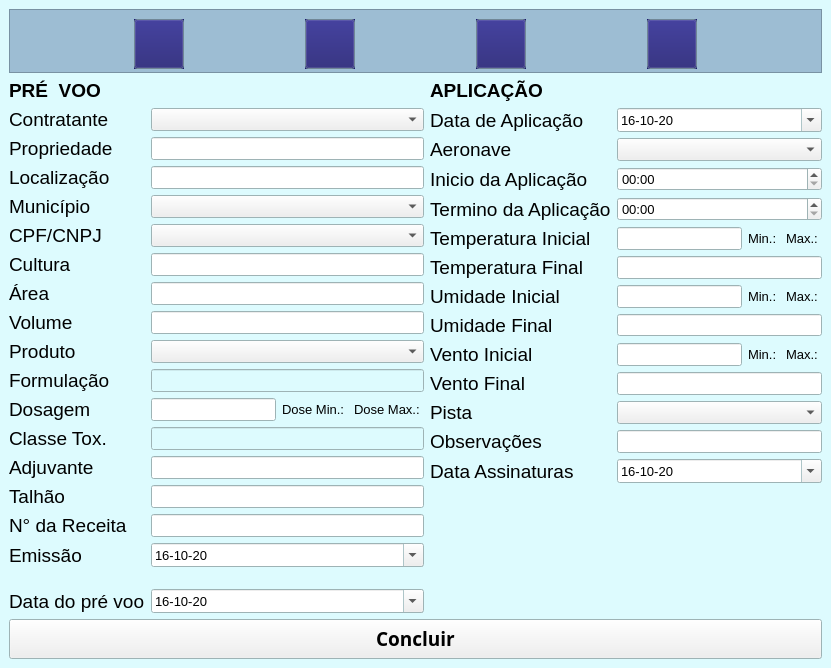
<?xml version="1.0" encoding="UTF-8"?>
<ui version="4.0">
 <author>Pedro de Azevedo Martins</author>
 <class>MainWindow</class>
 <widget class="QMainWindow" name="MainWindow">
  <property name="geometry">
   <rect>
    <x>0</x>
    <y>0</y>
    <width>831</width>
    <height>590</height>
   </rect>
  </property>
  <property name="sizePolicy">
   <sizepolicy hsizetype="Expanding" vsizetype="Preferred">
    <horstretch>0</horstretch>
    <verstretch>0</verstretch>
   </sizepolicy>
  </property>
  <property name="palette">
   <palette>
    <active>
     <colorrole role="Base">
      <brush brushstyle="SolidPattern">
       <color alpha="255">
        <red>255</red>
        <green>255</green>
        <blue>255</blue>
       </color>
      </brush>
     </colorrole>
     <colorrole role="Window">
      <brush brushstyle="SolidPattern">
       <color alpha="255">
        <red>221</red>
        <green>251</green>
        <blue>254</blue>
       </color>
      </brush>
     </colorrole>
    </active>
    <inactive>
     <colorrole role="Base">
      <brush brushstyle="SolidPattern">
       <color alpha="255">
        <red>255</red>
        <green>255</green>
        <blue>255</blue>
       </color>
      </brush>
     </colorrole>
     <colorrole role="Window">
      <brush brushstyle="SolidPattern">
       <color alpha="255">
        <red>221</red>
        <green>251</green>
        <blue>254</blue>
       </color>
      </brush>
     </colorrole>
    </inactive>
    <disabled>
     <colorrole role="Base">
      <brush brushstyle="SolidPattern">
       <color alpha="255">
        <red>221</red>
        <green>251</green>
        <blue>254</blue>
       </color>
      </brush>
     </colorrole>
     <colorrole role="Window">
      <brush brushstyle="SolidPattern">
       <color alpha="255">
        <red>221</red>
        <green>251</green>
        <blue>254</blue>
       </color>
      </brush>
     </colorrole>
    </disabled>
   </palette>
  </property>
  <property name="windowTitle">
   <string>Relatórios MAPA</string>
  </property>
  <property name="windowIcon">
   <iconset>
    <normaloff>img/icon.ico</normaloff>img/icon.ico</iconset>
  </property>
  <property name="locale">
   <locale language="Portuguese" country="Brazil"/>
  </property>
  <widget class="QWidget" name="centralwidget">
   <layout class="QGridLayout" name="gridLayout">
    <item row="1" column="0">
     <layout class="QHBoxLayout" name="horizontalLayout">
      <item>
       <layout class="QFormLayout" name="formLayout_2">
        <item row="0" column="0">
         <widget class="QLabel" name="label">
          <property name="font">
           <font>
            <pointsize>14</pointsize>
            <weight>75</weight>
            <bold>true</bold>
           </font>
          </property>
          <property name="text">
           <string>PRÉ  VOO</string>
          </property>
         </widget>
        </item>
        <item row="1" column="0">
         <widget class="QLabel" name="labelContratante">
          <property name="font">
           <font>
            <pointsize>14</pointsize>
           </font>
          </property>
          <property name="text">
           <string>Contratante</string>
          </property>
         </widget>
        </item>
        <item row="1" column="1">
         <widget class="QComboBox" name="comboContratante">
          <property name="font">
           <font>
            <pointsize>10</pointsize>
           </font>
          </property>
         </widget>
        </item>
        <item row="2" column="0">
         <widget class="QLabel" name="labelPropriedade">
          <property name="font">
           <font>
            <pointsize>14</pointsize>
           </font>
          </property>
          <property name="text">
           <string>Propriedade</string>
          </property>
         </widget>
        </item>
        <item row="2" column="1">
         <widget class="QLineEdit" name="linePropriedade">
          <property name="font">
           <font>
            <pointsize>10</pointsize>
           </font>
          </property>
         </widget>
        </item>
        <item row="3" column="0">
         <widget class="QLabel" name="labelLocalizacao">
          <property name="font">
           <font>
            <pointsize>14</pointsize>
           </font>
          </property>
          <property name="text">
           <string>Localização</string>
          </property>
         </widget>
        </item>
        <item row="3" column="1">
         <widget class="QLineEdit" name="lineLocalizacao">
          <property name="font">
           <font>
            <pointsize>10</pointsize>
           </font>
          </property>
         </widget>
        </item>
        <item row="4" column="0">
         <widget class="QLabel" name="labelMunicipio">
          <property name="font">
           <font>
            <pointsize>14</pointsize>
           </font>
          </property>
          <property name="text">
           <string>Município</string>
          </property>
         </widget>
        </item>
        <item row="4" column="1">
         <widget class="QComboBox" name="comboMunicipio">
          <property name="font">
           <font>
            <pointsize>10</pointsize>
           </font>
          </property>
         </widget>
        </item>
        <item row="5" column="0">
         <widget class="QLabel" name="labelCPF">
          <property name="font">
           <font>
            <pointsize>14</pointsize>
           </font>
          </property>
          <property name="text">
           <string>CPF/CNPJ</string>
          </property>
         </widget>
        </item>
        <item row="5" column="1">
         <widget class="QComboBox" name="comboCPF">
          <property name="font">
           <font>
            <pointsize>10</pointsize>
           </font>
          </property>
         </widget>
        </item>
        <item row="6" column="0">
         <widget class="QLabel" name="labelCultura">
          <property name="font">
           <font>
            <pointsize>14</pointsize>
           </font>
          </property>
          <property name="text">
           <string>Cultura</string>
          </property>
         </widget>
        </item>
        <item row="6" column="1">
         <widget class="QLineEdit" name="lineCultura">
          <property name="font">
           <font>
            <pointsize>10</pointsize>
           </font>
          </property>
         </widget>
        </item>
        <item row="7" column="0">
         <widget class="QLabel" name="labelArea">
          <property name="font">
           <font>
            <pointsize>14</pointsize>
           </font>
          </property>
          <property name="text">
           <string>Área</string>
          </property>
         </widget>
        </item>
        <item row="7" column="1">
         <widget class="QLineEdit" name="lineArea">
          <property name="font">
           <font>
            <pointsize>10</pointsize>
           </font>
          </property>
          <property name="locale">
           <locale language="Portuguese" country="Brazil"/>
          </property>
         </widget>
        </item>
        <item row="8" column="0">
         <widget class="QLabel" name="labelVolume">
          <property name="font">
           <font>
            <pointsize>14</pointsize>
           </font>
          </property>
          <property name="text">
           <string>Volume</string>
          </property>
         </widget>
        </item>
        <item row="8" column="1">
         <widget class="QLineEdit" name="lineVolume">
          <property name="enabled">
           <bool>true</bool>
          </property>
          <property name="font">
           <font>
            <pointsize>10</pointsize>
           </font>
          </property>
          <property name="text">
           <string/>
          </property>
         </widget>
        </item>
        <item row="9" column="0">
         <widget class="QLabel" name="labelProduto">
          <property name="font">
           <font>
            <pointsize>14</pointsize>
           </font>
          </property>
          <property name="text">
           <string>Produto</string>
          </property>
         </widget>
        </item>
        <item row="9" column="1">
         <widget class="QComboBox" name="comboProduto">
          <property name="font">
           <font>
            <pointsize>10</pointsize>
           </font>
          </property>
         </widget>
        </item>
        <item row="10" column="0">
         <widget class="QLabel" name="labelFormulacao">
          <property name="font">
           <font>
            <pointsize>14</pointsize>
           </font>
          </property>
          <property name="text">
           <string>Formulação</string>
          </property>
         </widget>
        </item>
        <item row="10" column="1">
         <widget class="QLineEdit" name="lineFormulacao">
          <property name="enabled">
           <bool>false</bool>
          </property>
          <property name="font">
           <font>
            <pointsize>10</pointsize>
           </font>
          </property>
         </widget>
        </item>
        <item row="11" column="0">
         <widget class="QLabel" name="labelDose">
          <property name="font">
           <font>
            <pointsize>14</pointsize>
           </font>
          </property>
          <property name="text">
           <string>Dosagem</string>
          </property>
         </widget>
        </item>
        <item row="11" column="1">
         <layout class="QHBoxLayout" name="horizontalLayout_2">
          <item>
           <widget class="QLineEdit" name="lineDose">
            <property name="font">
             <font>
              <pointsize>10</pointsize>
             </font>
            </property>
           </widget>
          </item>
          <item>
           <widget class="QLabel" name="labelDoseMin">
            <property name="font">
             <font>
              <pointsize>10</pointsize>
             </font>
            </property>
            <property name="text">
             <string>Dose Min.: </string>
            </property>
           </widget>
          </item>
          <item>
           <widget class="QLabel" name="labelDoseMax">
            <property name="font">
             <font>
              <pointsize>10</pointsize>
             </font>
            </property>
            <property name="text">
             <string>Dose Max.: </string>
            </property>
           </widget>
          </item>
         </layout>
        </item>
        <item row="12" column="0">
         <widget class="QLabel" name="labelClass">
          <property name="font">
           <font>
            <pointsize>14</pointsize>
           </font>
          </property>
          <property name="text">
           <string>Classe Tox.</string>
          </property>
         </widget>
        </item>
        <item row="12" column="1">
         <widget class="QLineEdit" name="lineClass">
          <property name="enabled">
           <bool>false</bool>
          </property>
          <property name="font">
           <font>
            <pointsize>10</pointsize>
           </font>
          </property>
         </widget>
        </item>
        <item row="13" column="0">
         <widget class="QLabel" name="labelAdjuvante">
          <property name="font">
           <font>
            <pointsize>14</pointsize>
           </font>
          </property>
          <property name="text">
           <string>Adjuvante</string>
          </property>
         </widget>
        </item>
        <item row="13" column="1">
         <widget class="QLineEdit" name="lineAdjuvante">
          <property name="font">
           <font>
            <pointsize>10</pointsize>
           </font>
          </property>
         </widget>
        </item>
        <item row="14" column="0">
         <widget class="QLabel" name="labelTalhao">
          <property name="font">
           <font>
            <pointsize>14</pointsize>
           </font>
          </property>
          <property name="text">
           <string>Talhão</string>
          </property>
         </widget>
        </item>
        <item row="14" column="1">
         <widget class="QLineEdit" name="lineTalhao">
          <property name="font">
           <font>
            <pointsize>10</pointsize>
           </font>
          </property>
         </widget>
        </item>
        <item row="15" column="0">
         <widget class="QLabel" name="labelReceita">
          <property name="font">
           <font>
            <pointsize>14</pointsize>
           </font>
          </property>
          <property name="text">
           <string>N° da Receita</string>
          </property>
         </widget>
        </item>
        <item row="15" column="1">
         <widget class="QLineEdit" name="lineReceita">
          <property name="font">
           <font>
            <pointsize>10</pointsize>
           </font>
          </property>
         </widget>
        </item>
        <item row="16" column="0">
         <widget class="QLabel" name="labelRecEmiss">
          <property name="font">
           <font>
            <pointsize>14</pointsize>
           </font>
          </property>
          <property name="text">
           <string>Emissão</string>
          </property>
         </widget>
        </item>
        <item row="16" column="1">
         <widget class="QDateEdit" name="dateEmis">
          <property name="font">
           <font>
            <pointsize>10</pointsize>
           </font>
          </property>
          <property name="locale">
           <locale language="Portuguese" country="Brazil"/>
          </property>
          <property name="minimumDate">
           <date>
            <year>2000</year>
            <month>9</month>
            <day>14</day>
           </date>
          </property>
          <property name="displayFormat">
           <string>dd-MM-yy</string>
          </property>
          <property name="calendarPopup">
           <bool>true</bool>
          </property>
          <property name="date">
           <date>
            <year>2020</year>
            <month>10</month>
            <day>16</day>
           </date>
          </property>
         </widget>
        </item>
        <item row="18" column="0">
         <widget class="QLabel" name="label_DataPre">
          <property name="font">
           <font>
            <pointsize>14</pointsize>
           </font>
          </property>
          <property name="text">
           <string>Data do pré voo</string>
          </property>
         </widget>
        </item>
        <item row="18" column="1">
         <widget class="QDateEdit" name="datePre">
          <property name="font">
           <font>
            <pointsize>10</pointsize>
           </font>
          </property>
          <property name="locale">
           <locale language="Portuguese" country="Brazil"/>
          </property>
          <property name="minimumDate">
           <date>
            <year>2000</year>
            <month>9</month>
            <day>14</day>
           </date>
          </property>
          <property name="displayFormat">
           <string>dd-MM-yy</string>
          </property>
          <property name="calendarPopup">
           <bool>true</bool>
          </property>
          <property name="date">
           <date>
            <year>2020</year>
            <month>10</month>
            <day>16</day>
           </date>
          </property>
         </widget>
        </item>
        <item row="17" column="0">
         <spacer name="verticalSpacer">
          <property name="orientation">
           <enum>Qt::Vertical</enum>
          </property>
          <property name="sizeType">
           <enum>QSizePolicy::Fixed</enum>
          </property>
          <property name="sizeHint" stdset="0">
           <size>
            <width>60</width>
            <height>10</height>
           </size>
          </property>
         </spacer>
        </item>
       </layout>
      </item>
      <item>
       <layout class="QFormLayout" name="formLayout">
        <property name="leftMargin">
         <number>0</number>
        </property>
        <item row="0" column="0">
         <widget class="QLabel" name="label_3">
          <property name="font">
           <font>
            <pointsize>14</pointsize>
            <weight>75</weight>
            <bold>true</bold>
           </font>
          </property>
          <property name="text">
           <string>APLICAÇÃO</string>
          </property>
         </widget>
        </item>
        <item row="2" column="0">
         <widget class="QLabel" name="label_DataAplica">
          <property name="font">
           <font>
            <pointsize>14</pointsize>
           </font>
          </property>
          <property name="text">
           <string>Data de Aplicação</string>
          </property>
         </widget>
        </item>
        <item row="2" column="1">
         <widget class="QDateEdit" name="dateAplica">
          <property name="font">
           <font>
            <pointsize>10</pointsize>
           </font>
          </property>
          <property name="locale">
           <locale language="Portuguese" country="Brazil"/>
          </property>
          <property name="dateTime">
           <datetime>
            <hour>0</hour>
            <minute>0</minute>
            <second>0</second>
            <year>2020</year>
            <month>10</month>
            <day>16</day>
           </datetime>
          </property>
          <property name="minimumDate">
           <date>
            <year>2000</year>
            <month>9</month>
            <day>14</day>
           </date>
          </property>
          <property name="displayFormat">
           <string>dd-MM-yy</string>
          </property>
          <property name="calendarPopup">
           <bool>true</bool>
          </property>
         </widget>
        </item>
        <item row="3" column="0">
         <widget class="QLabel" name="labelAeronave">
          <property name="font">
           <font>
            <pointsize>14</pointsize>
           </font>
          </property>
          <property name="text">
           <string>Aeronave</string>
          </property>
         </widget>
        </item>
        <item row="3" column="1">
         <widget class="QComboBox" name="comboAeronave">
          <property name="font">
           <font>
            <pointsize>10</pointsize>
           </font>
          </property>
         </widget>
        </item>
        <item row="4" column="0">
         <widget class="QLabel" name="labelInicio">
          <property name="font">
           <font>
            <pointsize>14</pointsize>
           </font>
          </property>
          <property name="text">
           <string>Inicio da Aplicação</string>
          </property>
         </widget>
        </item>
        <item row="4" column="1">
         <widget class="QTimeEdit" name="timeInicio">
          <property name="font">
           <font>
            <pointsize>10</pointsize>
           </font>
          </property>
          <property name="displayFormat">
           <string>hh:mm</string>
          </property>
         </widget>
        </item>
        <item row="5" column="0">
         <widget class="QLabel" name="labelTermino">
          <property name="font">
           <font>
            <pointsize>14</pointsize>
           </font>
          </property>
          <property name="text">
           <string>Termino da Aplicação</string>
          </property>
         </widget>
        </item>
        <item row="5" column="1">
         <widget class="QTimeEdit" name="timeEdit">
          <property name="font">
           <font>
            <pointsize>10</pointsize>
           </font>
          </property>
          <property name="locale">
           <locale language="Portuguese" country="Brazil"/>
          </property>
          <property name="displayFormat">
           <string>hh:mm</string>
          </property>
         </widget>
        </item>
        <item row="6" column="0">
         <widget class="QLabel" name="labelTempIni">
          <property name="font">
           <font>
            <pointsize>14</pointsize>
           </font>
          </property>
          <property name="text">
           <string>Temperatura Inicial</string>
          </property>
         </widget>
        </item>
        <item row="6" column="1">
         <layout class="QHBoxLayout" name="horizontalLayout_3">
          <item>
           <widget class="QLineEdit" name="lineTempIni">
            <property name="font">
             <font>
              <pointsize>10</pointsize>
             </font>
            </property>
           </widget>
          </item>
          <item>
           <widget class="QLabel" name="labelTempMin">
            <property name="font">
             <font>
              <pointsize>10</pointsize>
             </font>
            </property>
            <property name="text">
             <string>Min.: </string>
            </property>
           </widget>
          </item>
          <item>
           <widget class="QLabel" name="labelTempMax">
            <property name="font">
             <font>
              <pointsize>10</pointsize>
             </font>
            </property>
            <property name="text">
             <string>Max.: </string>
            </property>
           </widget>
          </item>
         </layout>
        </item>
        <item row="7" column="0">
         <widget class="QLabel" name="labelTempFin">
          <property name="font">
           <font>
            <pointsize>14</pointsize>
           </font>
          </property>
          <property name="text">
           <string>Temperatura Final</string>
          </property>
         </widget>
        </item>
        <item row="7" column="1">
         <widget class="QLineEdit" name="lineTempFin">
          <property name="font">
           <font>
            <pointsize>10</pointsize>
           </font>
          </property>
         </widget>
        </item>
        <item row="8" column="0">
         <widget class="QLabel" name="label_UmidIni">
          <property name="font">
           <font>
            <pointsize>14</pointsize>
           </font>
          </property>
          <property name="text">
           <string>Umidade Inicial</string>
          </property>
         </widget>
        </item>
        <item row="8" column="1">
         <layout class="QHBoxLayout" name="horizontalLayout_4">
          <item>
           <widget class="QLineEdit" name="lineEdit_3">
            <property name="font">
             <font>
              <pointsize>10</pointsize>
             </font>
            </property>
           </widget>
          </item>
          <item>
           <widget class="QLabel" name="labelUmidMin">
            <property name="font">
             <font>
              <pointsize>10</pointsize>
             </font>
            </property>
            <property name="text">
             <string>Min.: </string>
            </property>
           </widget>
          </item>
          <item>
           <widget class="QLabel" name="labelUmidMax">
            <property name="font">
             <font>
              <pointsize>10</pointsize>
             </font>
            </property>
            <property name="text">
             <string>Max.: </string>
            </property>
           </widget>
          </item>
         </layout>
        </item>
        <item row="9" column="0">
         <widget class="QLabel" name="labelUmidFin">
          <property name="font">
           <font>
            <pointsize>14</pointsize>
           </font>
          </property>
          <property name="text">
           <string>Umidade Final</string>
          </property>
         </widget>
        </item>
        <item row="9" column="1">
         <widget class="QLineEdit" name="lineEdit_4"/>
        </item>
        <item row="10" column="0">
         <widget class="QLabel" name="labelVentIni">
          <property name="font">
           <font>
            <pointsize>14</pointsize>
           </font>
          </property>
          <property name="text">
           <string>Vento Inicial</string>
          </property>
         </widget>
        </item>
        <item row="10" column="1">
         <layout class="QHBoxLayout" name="horizontalLayout_5">
          <item>
           <widget class="QLineEdit" name="lineVentIni">
            <property name="font">
             <font>
              <pointsize>10</pointsize>
             </font>
            </property>
           </widget>
          </item>
          <item>
           <widget class="QLabel" name="labelVentMin">
            <property name="font">
             <font>
              <pointsize>10</pointsize>
             </font>
            </property>
            <property name="text">
             <string>Min.: </string>
            </property>
           </widget>
          </item>
          <item>
           <widget class="QLabel" name="labelVentMax">
            <property name="font">
             <font>
              <pointsize>10</pointsize>
             </font>
            </property>
            <property name="text">
             <string>Max.: </string>
            </property>
           </widget>
          </item>
         </layout>
        </item>
        <item row="11" column="0">
         <widget class="QLabel" name="labelVentFin">
          <property name="font">
           <font>
            <pointsize>14</pointsize>
           </font>
          </property>
          <property name="text">
           <string>Vento Final</string>
          </property>
         </widget>
        </item>
        <item row="11" column="1">
         <widget class="QLineEdit" name="lineVentFin">
          <property name="font">
           <font>
            <pointsize>10</pointsize>
           </font>
          </property>
         </widget>
        </item>
        <item row="12" column="0">
         <widget class="QLabel" name="labelPista">
          <property name="font">
           <font>
            <pointsize>14</pointsize>
           </font>
          </property>
          <property name="text">
           <string>Pista</string>
          </property>
         </widget>
        </item>
        <item row="12" column="1">
         <widget class="QComboBox" name="comboPista">
          <property name="font">
           <font>
            <pointsize>10</pointsize>
           </font>
          </property>
         </widget>
        </item>
        <item row="13" column="0">
         <widget class="QLabel" name="labelObserva">
          <property name="font">
           <font>
            <pointsize>14</pointsize>
           </font>
          </property>
          <property name="text">
           <string>Observações</string>
          </property>
         </widget>
        </item>
        <item row="13" column="1">
         <widget class="QLineEdit" name="lineObserv">
          <property name="font">
           <font>
            <pointsize>10</pointsize>
           </font>
          </property>
         </widget>
        </item>
        <item row="14" column="0">
         <widget class="QLabel" name="labelDataFin">
          <property name="font">
           <font>
            <pointsize>14</pointsize>
           </font>
          </property>
          <property name="text">
           <string>Data Assinaturas</string>
          </property>
         </widget>
        </item>
        <item row="14" column="1">
         <widget class="QDateEdit" name="dateFinal">
          <property name="font">
           <font>
            <pointsize>10</pointsize>
           </font>
          </property>
          <property name="locale">
           <locale language="Portuguese" country="Brazil"/>
          </property>
          <property name="dateTime">
           <datetime>
            <hour>0</hour>
            <minute>0</minute>
            <second>0</second>
            <year>2020</year>
            <month>10</month>
            <day>16</day>
           </datetime>
          </property>
          <property name="minimumDate">
           <date>
            <year>2000</year>
            <month>9</month>
            <day>14</day>
           </date>
          </property>
          <property name="displayFormat">
           <string>dd-MM-yy</string>
          </property>
          <property name="calendarPopup">
           <bool>true</bool>
          </property>
         </widget>
        </item>
       </layout>
      </item>
     </layout>
    </item>
    <item row="2" column="0">
     <widget class="QPushButton" name="pusHConclui">
      <property name="minimumSize">
       <size>
        <width>0</width>
        <height>40</height>
       </size>
      </property>
      <property name="font">
       <font>
        <family>Noto Serif Lao</family>
        <pointsize>14</pointsize>
        <weight>75</weight>
        <bold>true</bold>
       </font>
      </property>
      <property name="text">
       <string>Concluir</string>
      </property>
     </widget>
    </item>
    <item row="0" column="0">
     <widget class="QFrame" name="frame">
      <property name="sizePolicy">
       <sizepolicy hsizetype="Preferred" vsizetype="Fixed">
        <horstretch>0</horstretch>
        <verstretch>0</verstretch>
       </sizepolicy>
      </property>
      <property name="maximumSize">
       <size>
        <width>16777215</width>
        <height>64</height>
       </size>
      </property>
      <property name="palette">
       <palette>
        <active>
         <colorrole role="Button">
          <brush brushstyle="SolidPattern">
           <color alpha="255">
            <red>230</red>
            <green>240</green>
            <blue>211</blue>
           </color>
          </brush>
         </colorrole>
         <colorrole role="Base">
          <brush brushstyle="SolidPattern">
           <color alpha="255">
            <red>255</red>
            <green>255</green>
            <blue>255</blue>
           </color>
          </brush>
         </colorrole>
         <colorrole role="Window">
          <brush brushstyle="SolidPattern">
           <color alpha="255">
            <red>157</red>
            <green>189</green>
            <blue>211</blue>
           </color>
          </brush>
         </colorrole>
        </active>
        <inactive>
         <colorrole role="Button">
          <brush brushstyle="SolidPattern">
           <color alpha="255">
            <red>230</red>
            <green>240</green>
            <blue>211</blue>
           </color>
          </brush>
         </colorrole>
         <colorrole role="Base">
          <brush brushstyle="SolidPattern">
           <color alpha="255">
            <red>255</red>
            <green>255</green>
            <blue>255</blue>
           </color>
          </brush>
         </colorrole>
         <colorrole role="Window">
          <brush brushstyle="SolidPattern">
           <color alpha="255">
            <red>157</red>
            <green>189</green>
            <blue>211</blue>
           </color>
          </brush>
         </colorrole>
        </inactive>
        <disabled>
         <colorrole role="Button">
          <brush brushstyle="SolidPattern">
           <color alpha="255">
            <red>230</red>
            <green>240</green>
            <blue>211</blue>
           </color>
          </brush>
         </colorrole>
         <colorrole role="Base">
          <brush brushstyle="SolidPattern">
           <color alpha="255">
            <red>157</red>
            <green>189</green>
            <blue>211</blue>
           </color>
          </brush>
         </colorrole>
         <colorrole role="Window">
          <brush brushstyle="SolidPattern">
           <color alpha="255">
            <red>157</red>
            <green>189</green>
            <blue>211</blue>
           </color>
          </brush>
         </colorrole>
        </disabled>
       </palette>
      </property>
      <property name="layoutDirection">
       <enum>Qt::LeftToRight</enum>
      </property>
      <property name="autoFillBackground">
       <bool>true</bool>
      </property>
      <property name="frameShape">
       <enum>QFrame::StyledPanel</enum>
      </property>
      <property name="frameShadow">
       <enum>QFrame::Raised</enum>
      </property>
      <layout class="QGridLayout" name="gridLayout_2">
       <item row="0" column="1">
        <widget class="QPushButton" name="pushCliente">
         <property name="sizePolicy">
          <sizepolicy hsizetype="Fixed" vsizetype="Fixed">
           <horstretch>0</horstretch>
           <verstretch>0</verstretch>
          </sizepolicy>
         </property>
         <property name="minimumSize">
          <size>
           <width>50</width>
           <height>50</height>
          </size>
         </property>
         <property name="maximumSize">
          <size>
           <width>50</width>
           <height>50</height>
          </size>
         </property>
         <property name="palette">
          <palette>
           <active>
            <colorrole role="Button">
             <brush brushstyle="SolidPattern">
              <color alpha="255">
               <red>27</red>
               <green>24</green>
               <blue>109</blue>
              </color>
             </brush>
            </colorrole>
           </active>
           <inactive>
            <colorrole role="Button">
             <brush brushstyle="SolidPattern">
              <color alpha="255">
               <red>27</red>
               <green>24</green>
               <blue>109</blue>
              </color>
             </brush>
            </colorrole>
           </inactive>
           <disabled>
            <colorrole role="Button">
             <brush brushstyle="SolidPattern">
              <color alpha="255">
               <red>27</red>
               <green>24</green>
               <blue>109</blue>
              </color>
             </brush>
            </colorrole>
           </disabled>
          </palette>
         </property>
         <property name="autoFillBackground">
          <bool>true</bool>
         </property>
         <property name="text">
          <string/>
         </property>
         <property name="icon">
          <iconset>
           <normaloff>img/factory.png</normaloff>img/factory.png</iconset>
         </property>
         <property name="iconSize">
          <size>
           <width>45</width>
           <height>45</height>
          </size>
         </property>
        </widget>
       </item>
       <item row="0" column="0">
        <widget class="QPushButton" name="pushPista">
         <property name="sizePolicy">
          <sizepolicy hsizetype="Fixed" vsizetype="Fixed">
           <horstretch>0</horstretch>
           <verstretch>0</verstretch>
          </sizepolicy>
         </property>
         <property name="minimumSize">
          <size>
           <width>50</width>
           <height>50</height>
          </size>
         </property>
         <property name="maximumSize">
          <size>
           <width>50</width>
           <height>50</height>
          </size>
         </property>
         <property name="palette">
          <palette>
           <active>
            <colorrole role="Button">
             <brush brushstyle="SolidPattern">
              <color alpha="255">
               <red>27</red>
               <green>24</green>
               <blue>109</blue>
              </color>
             </brush>
            </colorrole>
            <colorrole role="Midlight">
             <brush brushstyle="SolidPattern">
              <color alpha="255">
               <red>184</red>
               <green>227</green>
               <blue>173</blue>
              </color>
             </brush>
            </colorrole>
            <colorrole role="AlternateBase">
             <brush brushstyle="SolidPattern">
              <color alpha="255">
               <red>245</red>
               <green>188</green>
               <blue>141</blue>
              </color>
             </brush>
            </colorrole>
           </active>
           <inactive>
            <colorrole role="Button">
             <brush brushstyle="SolidPattern">
              <color alpha="255">
               <red>27</red>
               <green>24</green>
               <blue>109</blue>
              </color>
             </brush>
            </colorrole>
            <colorrole role="Midlight">
             <brush brushstyle="SolidPattern">
              <color alpha="255">
               <red>184</red>
               <green>227</green>
               <blue>173</blue>
              </color>
             </brush>
            </colorrole>
            <colorrole role="AlternateBase">
             <brush brushstyle="SolidPattern">
              <color alpha="255">
               <red>245</red>
               <green>188</green>
               <blue>141</blue>
              </color>
             </brush>
            </colorrole>
           </inactive>
           <disabled>
            <colorrole role="Button">
             <brush brushstyle="SolidPattern">
              <color alpha="255">
               <red>27</red>
               <green>24</green>
               <blue>109</blue>
              </color>
             </brush>
            </colorrole>
            <colorrole role="Midlight">
             <brush brushstyle="SolidPattern">
              <color alpha="255">
               <red>184</red>
               <green>227</green>
               <blue>173</blue>
              </color>
             </brush>
            </colorrole>
            <colorrole role="AlternateBase">
             <brush brushstyle="SolidPattern">
              <color alpha="255">
               <red>245</red>
               <green>188</green>
               <blue>141</blue>
              </color>
             </brush>
            </colorrole>
           </disabled>
          </palette>
         </property>
         <property name="autoFillBackground">
          <bool>true</bool>
         </property>
         <property name="text">
          <string/>
         </property>
         <property name="icon">
          <iconset>
           <normaloff>img/runway.png</normaloff>img/runway.png</iconset>
         </property>
         <property name="iconSize">
          <size>
           <width>45</width>
           <height>45</height>
          </size>
         </property>
        </widget>
       </item>
       <item row="0" column="2">
        <widget class="QPushButton" name="pushAeronave">
         <property name="sizePolicy">
          <sizepolicy hsizetype="Fixed" vsizetype="Fixed">
           <horstretch>0</horstretch>
           <verstretch>0</verstretch>
          </sizepolicy>
         </property>
         <property name="minimumSize">
          <size>
           <width>50</width>
           <height>50</height>
          </size>
         </property>
         <property name="maximumSize">
          <size>
           <width>50</width>
           <height>50</height>
          </size>
         </property>
         <property name="palette">
          <palette>
           <active>
            <colorrole role="Button">
             <brush brushstyle="SolidPattern">
              <color alpha="255">
               <red>27</red>
               <green>24</green>
               <blue>109</blue>
              </color>
             </brush>
            </colorrole>
           </active>
           <inactive>
            <colorrole role="Button">
             <brush brushstyle="SolidPattern">
              <color alpha="255">
               <red>27</red>
               <green>24</green>
               <blue>109</blue>
              </color>
             </brush>
            </colorrole>
           </inactive>
           <disabled>
            <colorrole role="Button">
             <brush brushstyle="SolidPattern">
              <color alpha="255">
               <red>27</red>
               <green>24</green>
               <blue>109</blue>
              </color>
             </brush>
            </colorrole>
           </disabled>
          </palette>
         </property>
         <property name="autoFillBackground">
          <bool>true</bool>
         </property>
         <property name="text">
          <string/>
         </property>
         <property name="icon">
          <iconset>
           <normaloff>img/plane.png</normaloff>img/plane.png</iconset>
         </property>
         <property name="iconSize">
          <size>
           <width>45</width>
           <height>45</height>
          </size>
         </property>
        </widget>
       </item>
       <item row="0" column="3">
        <widget class="QPushButton" name="pushProduto">
         <property name="minimumSize">
          <size>
           <width>50</width>
           <height>50</height>
          </size>
         </property>
         <property name="maximumSize">
          <size>
           <width>50</width>
           <height>50</height>
          </size>
         </property>
         <property name="palette">
          <palette>
           <active>
            <colorrole role="Button">
             <brush brushstyle="SolidPattern">
              <color alpha="255">
               <red>27</red>
               <green>24</green>
               <blue>109</blue>
              </color>
             </brush>
            </colorrole>
           </active>
           <inactive>
            <colorrole role="Button">
             <brush brushstyle="SolidPattern">
              <color alpha="255">
               <red>27</red>
               <green>24</green>
               <blue>109</blue>
              </color>
             </brush>
            </colorrole>
           </inactive>
           <disabled>
            <colorrole role="Button">
             <brush brushstyle="SolidPattern">
              <color alpha="255">
               <red>27</red>
               <green>24</green>
               <blue>109</blue>
              </color>
             </brush>
            </colorrole>
           </disabled>
          </palette>
         </property>
         <property name="autoFillBackground">
          <bool>true</bool>
         </property>
         <property name="text">
          <string/>
         </property>
         <property name="icon">
          <iconset>
           <normaloff>img/product.png</normaloff>img/product.png</iconset>
         </property>
         <property name="iconSize">
          <size>
           <width>45</width>
           <height>45</height>
          </size>
         </property>
        </widget>
       </item>
      </layout>
     </widget>
    </item>
   </layout>
  </widget>
 </widget>
 <resources/>
 <connections/>
</ui>
